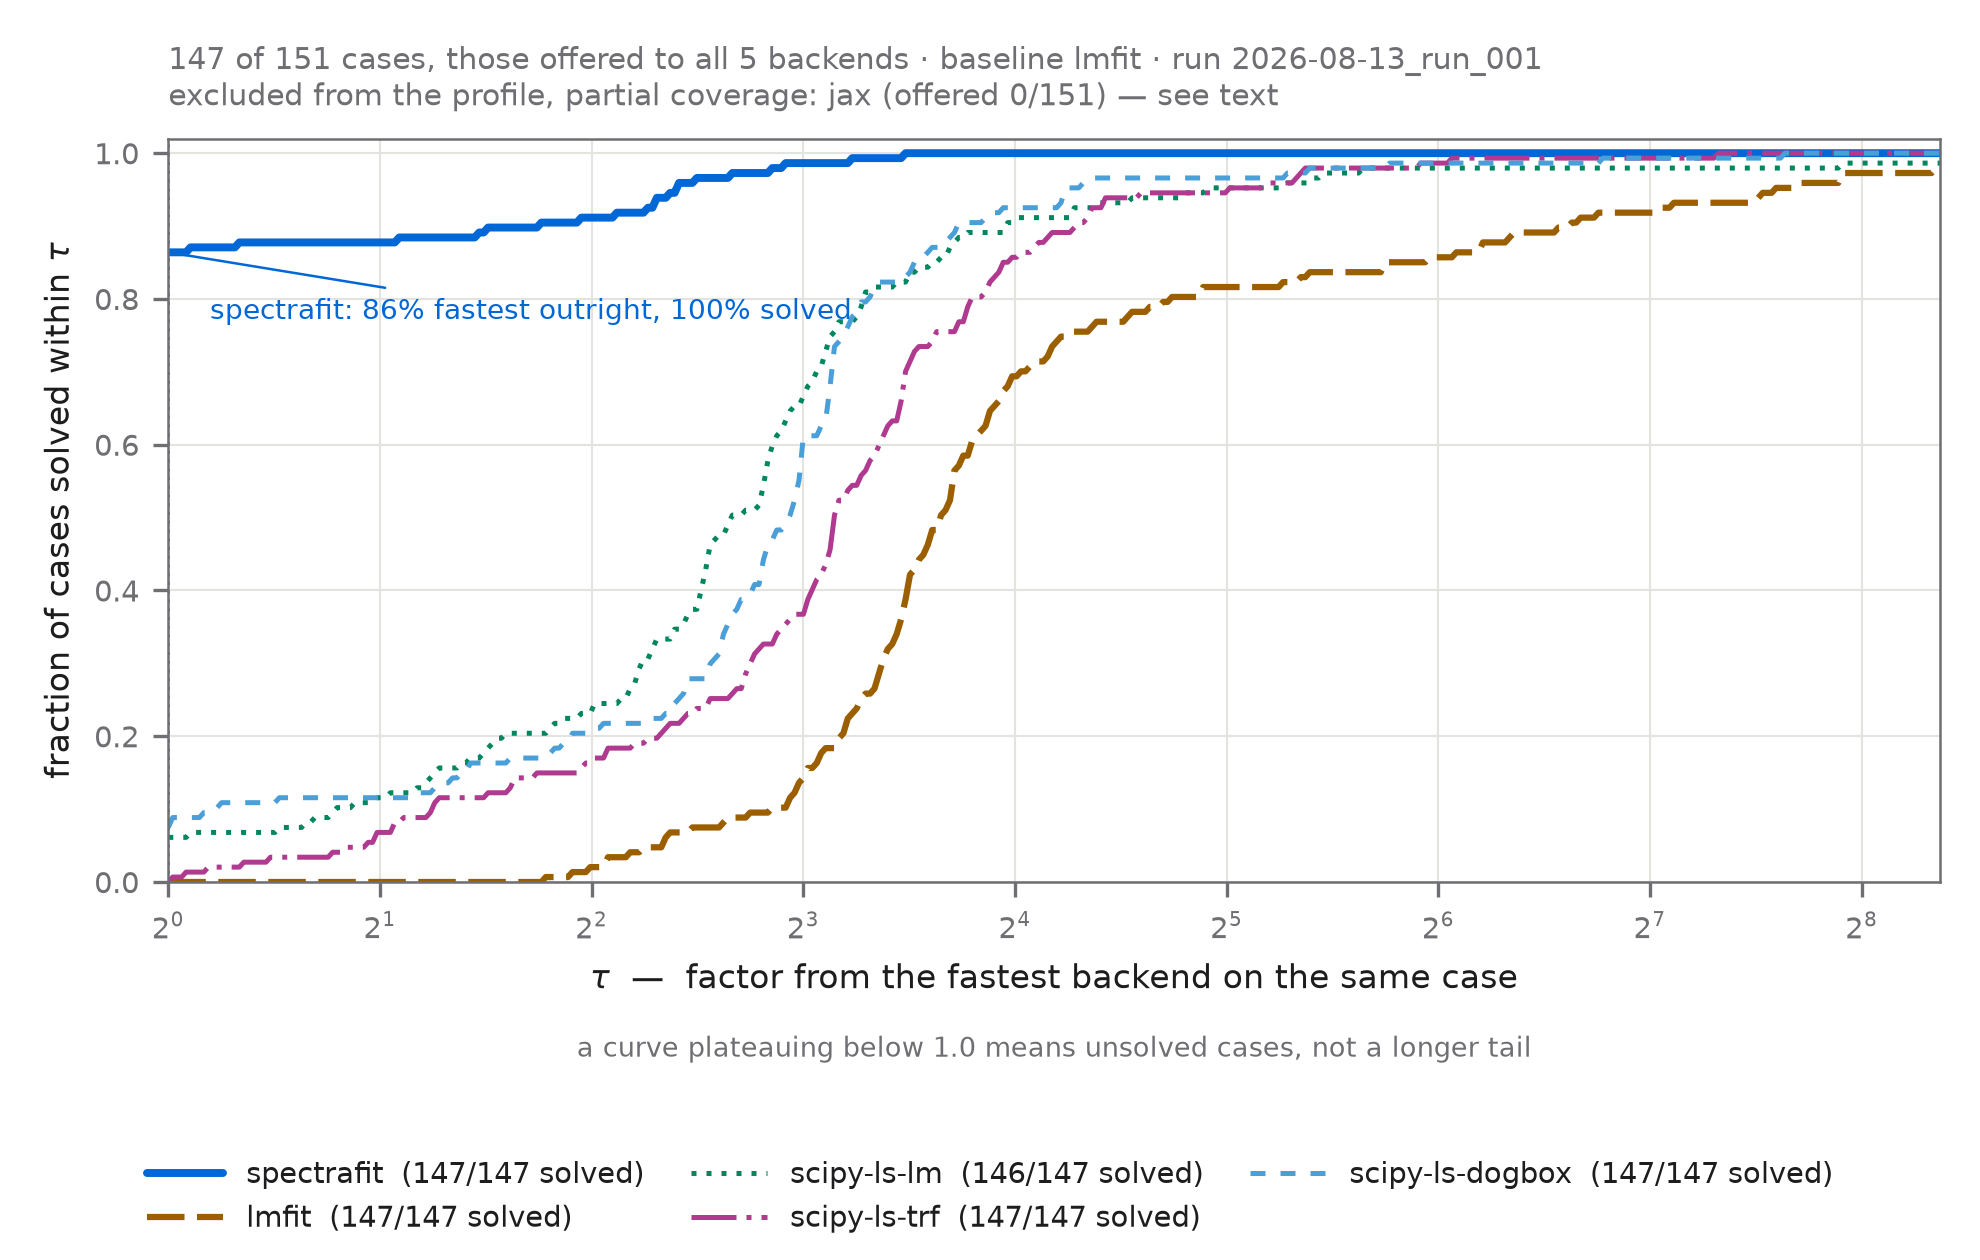

The script that saved this image:
"""Figure: cross-backend performance profile over the benchmark suite.

Renders a Dolan-More performance profile from the sidecar written by
`extract_bench_summary.py`. For each case, every backend's median solve time is
divided by the fastest time any backend achieved on that case; the profile then
plots, for each backend, the fraction of cases solved within a factor tau of the
best. A curve's intercept at tau = 1 is how often that backend was outright
fastest; its right-hand asymptote is the fraction of cases it solved at all.

Reproduce:

    uv run --group manuscript python manuscript/examples/figures/extract_bench_summary.py <run-dir>
    uv run --group manuscript python manuscript/examples/figures/fig_benchmark_profile.py

Outputs, written next to this file:
    fig_benchmark_profile.pdf   vector, for submission
    fig_benchmark_profile.png   300 dpi raster

Why a performance profile rather than a bar chart of mean speedups: a mean over
cases is dominated by whichever case happens to be slowest in absolute terms,
and hides how often a backend is merely *close* to the best rather than far
behind. The profile answers "how often is this backend within 2x of the best?"
directly, which is the question a reader choosing a solver actually has.

A backend that never RAN is excluded from the plot and named in the subtitle.
An earlier version drew it as a flat zero, which is a different and false
claim: "attempted 151 cases and solved none" rather than "was not exercised".
This run installs the `benchmark` extra but not the optional `jax` extra, so
JAX/optimistix produced no per-case results at all.
"""

from __future__ import annotations

import json
from pathlib import Path

import matplotlib as mpl
import numpy as np
from matplotlib import pyplot as plt

HERE = Path(__file__).resolve().parent
SUMMARY = HERE / "bench_summary.json"

# Chart series ramp from docs/stylesheets/tokens/palette.css (--c-chart-1..5).
#
# One hue per backend, so the scipy configurations can be compared with each
# other and not only against the subject. That was not free. The raw brand
# `--c-<backend>` colours cannot do it: measured all-pairs, systemIndigo vs
# systemBlue is dE 0.8 under deuteranopia and 7.0 with normal vision, because
# deuteranopia merges red/green/orange into one family and blue/indigo/cyan
# into another. Extending the previous four-hue chart ramp to five also failed
# outright — five separate candidate fifth hues each broke the normal-vision
# floor — so the set was re-derived as a whole, with slot 3 lightened.
#
# Measured (--pairs all, light surface): lightness PASS, chroma PASS,
# normal-vision PASS at dE 16.5 (threshold 15), CVD separation WARN at 7.0
# deutan (inside the 6-8 floor band), contrast WARN for chart-5 at 2.82.
#
# Both WARNs are legal ONLY with secondary encoding, which is why every series
# also carries a distinct dash pattern and is named with its solved-count in
# the legend. Five is the measured ceiling: a sixth hue has nowhere to go that
# does not collapse a pair, and the honest remedy there is faceting.
SERIES_COLOUR = {
    "spectrafit": "#0067d6",  # --c-chart-1
    "lmfit": "#9c5f00",  # --c-chart-2  (the timing baseline)
    "scipy-ls-lm": "#00875f",  # --c-chart-3
    "scipy-ls-trf": "#b03a8f",  # --c-chart-4
    "scipy-ls-dogbox": "#4a9fd8",  # --c-chart-5  (the sub-3:1 slot)
}
# Dash patterns are retained even though every series now has its own hue:
# the CVD and contrast WARNs above are legal only WITH secondary encoding, and
# this is it. They also keep the chart readable in greyscale print.
DASHES = {
    "spectrafit": (None, None),
    "lmfit": (6, 2),
    "scipy-ls-lm": (1, 2),
    "scipy-ls-trf": (9, 2, 1, 2),
    "scipy-ls-dogbox": (3, 3),
}
# A backend offered fewer than this fraction of the suite is excluded from the
# profile rather than drawn with a structurally-capped curve. 0.9 keeps the
# scipy configurations (offered 147 of 151) and drops jax/optimistix (58).
ELIGIBILITY_FLOOR = 0.9

C_SUBJECT = SERIES_COLOUR["spectrafit"]
C_FALLBACK = "#8e8e93"
INK = "#1d1d1f"
INK_MUTED = "#6e6e73"
GRID = "#e3e3e0"

# The subject of the benchmark always takes slot 0 (the strongest hue, solid
# line); oracles follow in a fixed order so a backend's colour never changes
# between figures or runs.
PREFERRED_ORDER = [
    "spectrafit",
    "lmfit",
    "jax",
    "scipy-ls-lm",
    "scipy-ls-trf",
    "scipy-ls-dogbox",
]


def load_summary() -> dict:
    """Load the sidecar, failing with the command that produces it."""
    if not SUMMARY.exists():
        msg = (
            f"{SUMMARY} not found — run extract_bench_summary.py against a "
            "benchmark run directory first"
        )
        raise SystemExit(msg)
    return json.loads(SUMMARY.read_text())


def performance_ratios(summary: dict) -> tuple[list[str], dict[str, np.ndarray], dict]:
    """Return (ordered solvers, per-solver ratio arrays, coverage stats).

    A case contributes a ratio for a backend only when that backend succeeded on
    it. Failures become ``inf`` so they never count as "solved within tau" at
    any finite tau, which is exactly how Dolan-More handles them.
    """
    # A performance profile is only meaningful over a case set every plotted
    # backend was actually offered. Two distinct things had been conflated:
    #
    #   eligible  — the backend was asked to run the case (it has an entry)
    #   succeeded — it was asked, and converged
    #
    # Reporting "solved / total cases" mixes them. In the canonical run
    # scipy-ls-lm shows 146 successes against 151 cases, which reads as five
    # failures; it was offered 147 and failed one. trf and dogbox were offered
    # 147 and failed none, not four. And jax/optimistix is offered 58 of 151,
    # because optimistix cannot express the expression edges the tied-parameter
    # cases use — a curve flattening at 0.38 would read as mass failure when it
    # was never asked to attempt those cases at all.
    #
    # So: drop backends whose eligibility is structurally low (they are named in
    # the subtitle and discussed in the text), then restrict to the cases every
    # remaining backend was offered, and report counts against THAT set.
    eligible = summary.get("solvers_eligible")
    if eligible is None:  # sidecar predates the eligibility split
        eligible = dict.fromkeys(summary["solvers"], len(summary["cases"]))
    n_total = len(summary["cases"])
    plotted = {s for s in summary["solvers"] if eligible.get(s, 0) >= ELIGIBILITY_FLOOR * n_total}

    solvers = [s for s in PREFERRED_ORDER if s in plotted]
    solvers += [s for s in summary["solvers"] if s in plotted and s not in solvers]

    common = [c for c in summary["cases"] if all(s in c["m"] for s in solvers)]

    ratios: dict[str, list[float]] = {s: [] for s in solvers}
    solved: dict[str, int] = dict.fromkeys(solvers, 0)

    for case in common:
        times = {}
        for s in solvers:
            m = case["m"].get(s)
            if m and m.get("success") and m.get("med_ms"):
                times[s] = float(m["med_ms"])
        if not times:
            continue
        best = min(times.values())
        for s in solvers:
            if s in times:
                ratios[s].append(times[s] / best)
                solved[s] += 1
            else:
                ratios[s].append(np.inf)

    coverage = {s: (solved[s], len(common)) for s in solvers}
    return solvers, {s: np.asarray(v, dtype=float) for s, v in ratios.items()}, coverage


def plot(summary: dict) -> None:
    """Render the profile to PDF and 300 dpi PNG."""
    solvers, ratios, coverage = performance_ratios(summary)

    mpl.rcParams.update(
        {
            "font.size": 8,
            "axes.labelsize": 8,
            "legend.fontsize": 7,
            "xtick.labelsize": 7,
            "ytick.labelsize": 7,
            "axes.edgecolor": INK_MUTED,
            "axes.linewidth": 0.6,
            "xtick.color": INK_MUTED,
            "ytick.color": INK_MUTED,
            "text.color": INK,
            "axes.labelcolor": INK,
            "figure.facecolor": "white",
            "savefig.facecolor": "white",
        },
    )
    fig, ax = plt.subplots(figsize=(6.6, 4.2))

    finite = np.concatenate([r[np.isfinite(r)] for r in ratios.values() if r.size])
    tau_max = float(np.percentile(finite, 99.5)) if finite.size else 10.0
    tau = np.logspace(0, np.log10(max(tau_max, 2.0)), 400)

    handles = []
    for s in solvers:
        r = ratios[s]
        rho = [(r <= t).sum() / len(r) for t in tau] if r.size else np.zeros_like(tau)
        # One hue per backend. Weight still separates roles: the subject is
        # heaviest, the timing baseline next, the rest uniform — so the chart
        # reads as "spectrafit vs the baseline" at a glance while still
        # supporting a scipy-to-scipy comparison on closer reading.
        colour = SERIES_COLOUR.get(s, C_FALLBACK)
        if s == "spectrafit":
            lw = 1.9
        elif s == summary.get("baseline_solver_id", "lmfit"):
            lw = 1.5
        else:
            lw = 1.2
        dash = DASHES.get(s, (2, 2))
        (line,) = ax.plot(
            tau,
            rho,
            lw=lw,
            color=colour,
            dashes=dash if dash[0] is not None else (None, None),
            solid_capstyle="round",
        )
        solved, total = coverage[s]
        handles.append((line, f"{s}  ({solved}/{total} solved)"))

        # No right-edge direct labels: the legend below already names every
        # series AND carries its solved-count, which is the more useful number.
        # Two lookup mechanisms for the same fact is one too many, and the
        # labels collided where the grey curves converge.

    ax.set_xscale("log", base=2)
    ax.set_xlim(1, tau[-1])
    ax.set_ylim(0, 1.02)
    ax.set_xlabel(r"$\tau$  —  factor from the fastest backend on the same case")
    ax.set_ylabel(r"fraction of cases solved within $\tau$")
    ax.grid(True, color=GRID, lw=0.5)
    ax.set_axisbelow(True)

    # tau = 1 and the right-hand asymptote are the two canonical readings of a
    # performance profile — efficiency (how often fastest) and robustness (how
    # much it solved at all). Marked explicitly so a reader can take the
    # headline numbers off the chart instead of eyeballing the curve.
    subject = "spectrafit"
    if subject in ratios:
        r = ratios[subject]
        eff = float((r <= 1.0).sum() / len(r))
        solved_frac = coverage[subject][0] / coverage[subject][1]
        ax.axvline(1.0, color=INK_MUTED, lw=0.7, ls=(0, (1, 2)), zorder=1)
        ax.annotate(
            f"{subject}: {eff:.0%} fastest outright, {solved_frac:.0%} solved",
            xy=(1.0, eff),
            xytext=(10, -16),
            textcoords="offset points",
            fontsize=6.8,
            color=C_SUBJECT,
            arrowprops={"arrowstyle": "-", "lw": 0.6, "color": C_SUBJECT},
        )

    # A curve that plateaus below 1.0 has not run off the right edge — it never
    # solved those cases at all. Readers new to performance profiles routinely
    # misread this, and it is the difference between "slow" and "failed".
    ax.annotate(
        "a curve plateauing below 1.0 means unsolved cases, not a longer tail",
        xy=(0.5, -0.235),
        xycoords="axes fraction",
        ha="center",
        fontsize=6.5,
        color=INK_MUTED,
    )

    m = summary.get("manifest", {})
    n_common = coverage[solvers[0]][1] if solvers else 0
    # Two lines: one subtitle ran past the right edge and truncated the run id.
    subtitle = (
        f"{n_common} of {summary['n_cases']} cases, those offered to all "
        f"{len(solvers)} backends · baseline "
        f"{summary.get('baseline_solver_id', 'lmfit')} · run {m.get('run_id', '?')}"
    )
    second = ""
    elig = summary.get("solvers_eligible", {})
    dropped = [s for s in summary["solvers"] if s not in solvers]
    if dropped:
        detail = ", ".join(f"{s} (offered {elig.get(s, 0)}/{summary['n_cases']})" for s in dropped)
        second = f"excluded from the profile, partial coverage: {detail} — see text"
    ax.set_title(
        subtitle + ("\n" + second if second else ""),
        fontsize=7.2,
        color=INK_MUTED,
        loc="left",
        pad=8,
    )

    fig.legend(
        [h for h, _ in handles],
        [lab for _, lab in handles],
        loc="lower center",
        frameon=False,
        ncol=3,
        columnspacing=1.6,
        handlelength=2.6,
        bbox_to_anchor=(0.5, 0.0),
    )
    fig.subplots_adjust(left=0.085, right=0.98, top=0.89, bottom=0.30)
    for ext, dpi in (("pdf", None), ("png", 300)):
        fig.savefig(HERE / f"fig_benchmark_profile.{ext}", dpi=dpi)
    plt.close(fig)

    print("wrote fig_benchmark_profile.pdf / .png")
    for s in solvers:
        solved, total = coverage[s]
        note = "  <- solved nothing; disclosed as a flat zero" if solved == 0 else ""
        print(f"  {s:20s} {solved:4d}/{total} solved{note}")


if __name__ == "__main__":
    plot(load_summary())
